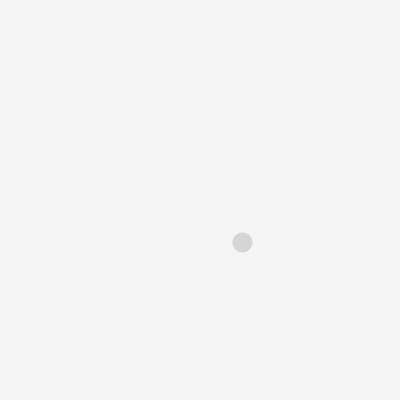
Frame 1 (no input)
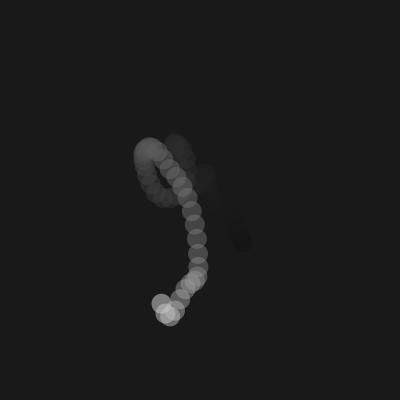
Frame 60 (the mouse pressed at the canvas centre just before this capture)
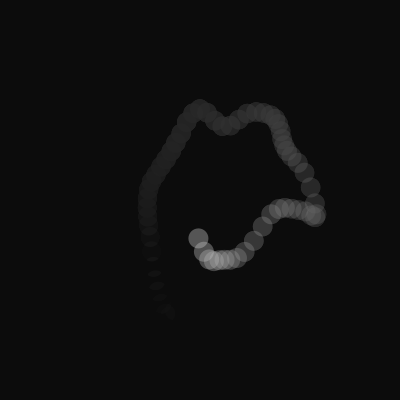
Frame 120 (the mouse held since frame 60 and released just before this capture)

The Processing sketch that drew these frames (run headless with seeded random() and noise(); from frame 60 on, the mouse is pressed at the canvas centre):

// Processing sketch: processing_12450
// ── processing_12450.pde

float xoff=0.0;
float aumentoX=0.02;
float yoff=0.0;
float aumentoY=0.035;
float r=20;
float a=1.2;
float b=1.2*a;
float c=1.2*b;
float d=1.2*c;
float e=1.2*d;
float f=1.2*e;
float h;
boolean boton=false;
boolean boton2=false;
boolean boton3=false;
boolean boton4=false;
boolean boton5=false;
void setup(){
  size (400,400);
  background(255);
  smooth();
  noStroke();
}

void draw(){
  fill(0,0,0,10);
  rect(0,0,width,height);  
  dibujo();
  if(boton&&boton2&&boton4){
    if(r<70){
      r+=0.2;
    }
  }
  if(boton&&boton3&&boton4){
    if(r>10){
      r-=0.3;
    }
  }
  if(boton2&&boton3&&boton4){
    if (r>30&&r<50){
      stroke(255,15);
    }else{
      noStroke();
    }
  }
  if(boton&&boton2&&boton4){
    if((r>10&&r<30)||(r>50&&r<70)){
      r=random(10,70);
    }
  }
  if(boton&&boton2&&boton3&&boton5){
    if(aumentoX<0.35&&aumentoY<0.45){
      aumentoX+=0.0003;
      aumentoY+=0.0001;
    }else{
      aumentoX=0.02;
      aumentoY=0.035;
    }
  }
  if(boton&&boton2&&boton4&&boton5){
    if(aumentoX<0.35&&aumentoY<0.45){
      aumentoX-=0.0003;
      aumentoY-=0.0001;
    }else{
      aumentoX=0.02;
      aumentoY=0.035;
    }
  }  
}

void dibujo(){
  float n=noise(xoff)*width;
  float m=noise(yoff)*height;
  float g=noise(h)*random(height-100,width-100);
  xoff+=aumentoX;
  yoff+=aumentoY;
  h+=random(aumentoX,aumentoY);
  fill (200,g);
  ellipse(n,m,r,r);
    if (boton){
    fill (125,g);
    ellipse(n*a,m*a,r*0.75,r*0.75);
    ellipse(n/a,m/a,r*0.75,r*0.75);
  }
  if (boton2){
    fill(200,g);
    ellipse(m,n,r,r);
    fill(125,g);
    ellipse(m*a,n*a,r*0.75,r*0.75);
    ellipse(m/a,n/a,r*0.75,r*0.75);
  }
  if (boton3){
    fill(100,g);
    ellipse(n*b,m*b,r*.75,r*.75);
    fill (50,g);
    ellipse(n*c,m*c,r*0.5,r*0.5);
    ellipse(n/c,m/c,r*0.5,r*0.5);
  }
  if (boton4){
    fill(100,g);
    ellipse(m*b,n*b,r*0.75,r*0.75);
    fill(50,g);
    ellipse(m*c,n*c,r*0.5,r*0.5);
    ellipse(m/c,n/c,r*0.5,r*0.5);
  }
  if(boton&&boton2&&boton5){
    elipses1();
    elipses2();
  }
  if(boton&&boton3&&boton5){
    elipses1();
    elipses3();
  }
  if(boton&&boton4&&boton5){
    elipses1();
    elipses4();
  }
  if(boton2&&boton3&&boton5){
    elipses2();
    elipses3();
  }
  if(boton2&&boton4&&boton5){
    elipses2();
    elipses4();
  }
  if(boton3&&boton4&&boton5){
    elipses3();
    elipses4();
  }
}
void elipses1(){
  float n=noise(xoff)*width;
  float m=noise(yoff)*height;
  float g=noise(h)*random(height-100,width-100);
  xoff-=aumentoX;
  yoff+=aumentoY;
  h+=random(aumentoX,aumentoY);
  fill(125,g);
  ellipse(n*d,m,r*0.75,r*0.75);
  ellipse(n/d,m,r*0.75,r*0.75);
  ellipse(n,m*d,r*0.75,r*0.75);
  ellipse(n,m/d,r*0.75,r*0.75);
}

void elipses2(){
  float n=noise(xoff)*width;
  float m=noise(yoff)*height;
  float g=noise(h)*random(height-100,width-100);
  xoff+=aumentoX;
  yoff-=aumentoY;
  h+=random(aumentoX,aumentoY);
  fill(125,g);
  ellipse(m*d,n,r*0.75,r*0.75);
  ellipse(m/d,n,r*0.75,r*0.75);
  ellipse(m,n*d,r*0.75,r*0.75);
  ellipse(m,n/d,r*0.75,r*0.75);
}
void elipses3(){
  float n=noise(xoff)*width;
  float m=noise(yoff)*height;
  float g=noise(h)*random(height-100,width-100);
  xoff-=aumentoX;
  yoff-=aumentoY;
  h+=random(aumentoX,aumentoY);
  fill(50,g);
  ellipse(n*e,m,r*0.5,r*0.5);
  ellipse(n/e,m,r*0.5,r*0.5);
  ellipse(n,m*e,r*0.5,r*0.5);
  ellipse(n,m/e,r*0.5,r*0.5);
}
void elipses4(){
  float n=noise(xoff)*width;
  float m=noise(yoff)*height;
  float g=noise(h)*random(height-100,width-100);
  xoff+=aumentoX;
  yoff+=aumentoY;
  h+=random(aumentoX,aumentoY);
  fill(50,g);
  ellipse(m*f,n,r*0.5,r*0.5);
  ellipse(m/f,n,r*0.5,r*0.5);
  ellipse(m,n*f,r*0.5,r*0.5);
  ellipse(m,n/f,r*0.5,r*0.5);
}

void keyPressed(){
  if (key=='1'){
    boton= !boton;
  }
  if (key=='2'){
    boton2= !boton2;
  }
  if (key=='3'){
    boton3= !boton3;
  }
  if (key=='4'){
    boton4= !boton4;
  }
  if(key=='5'){
    boton5= !boton5;
  }
}
